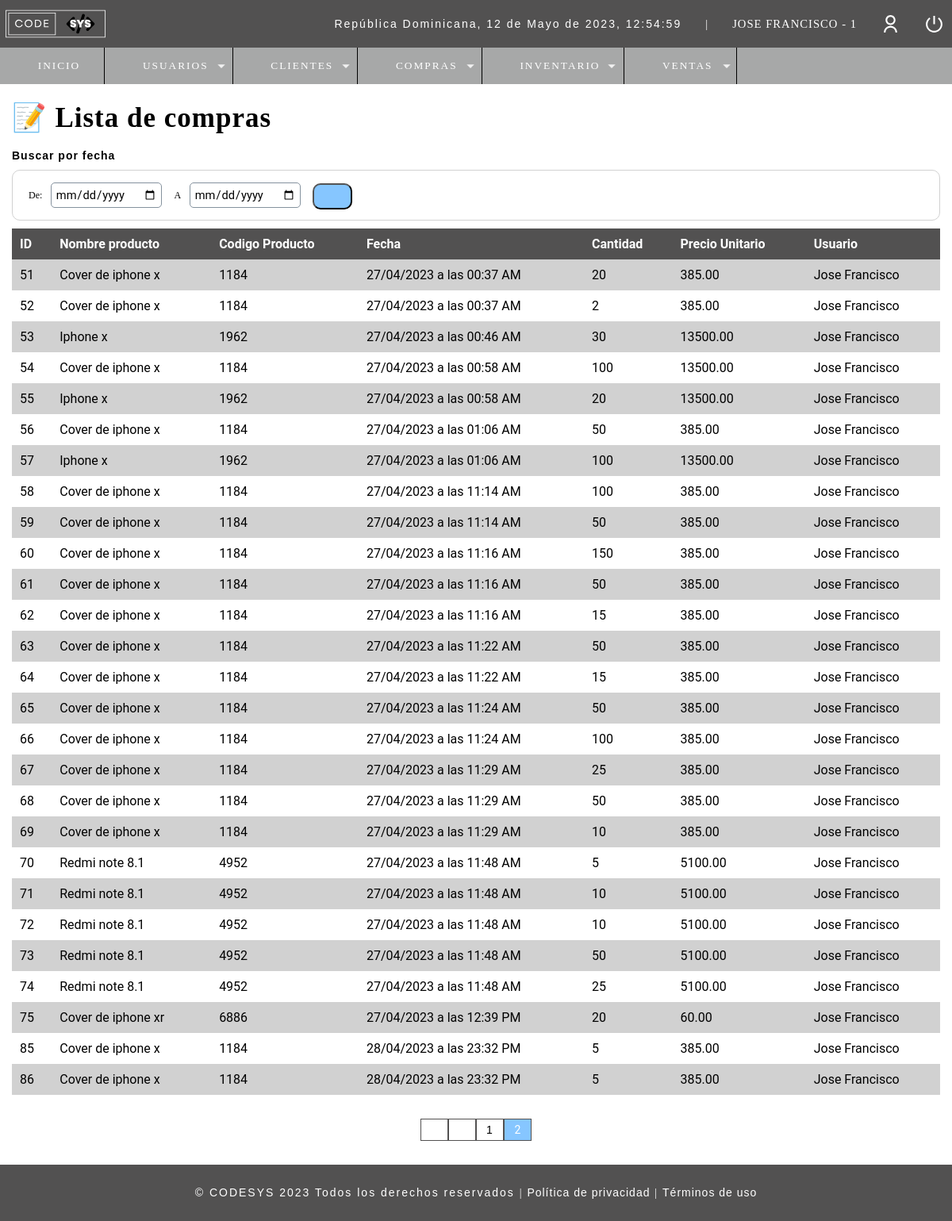
Before: /r_entradas.php?pagina=2 (signed in) with the older database file.
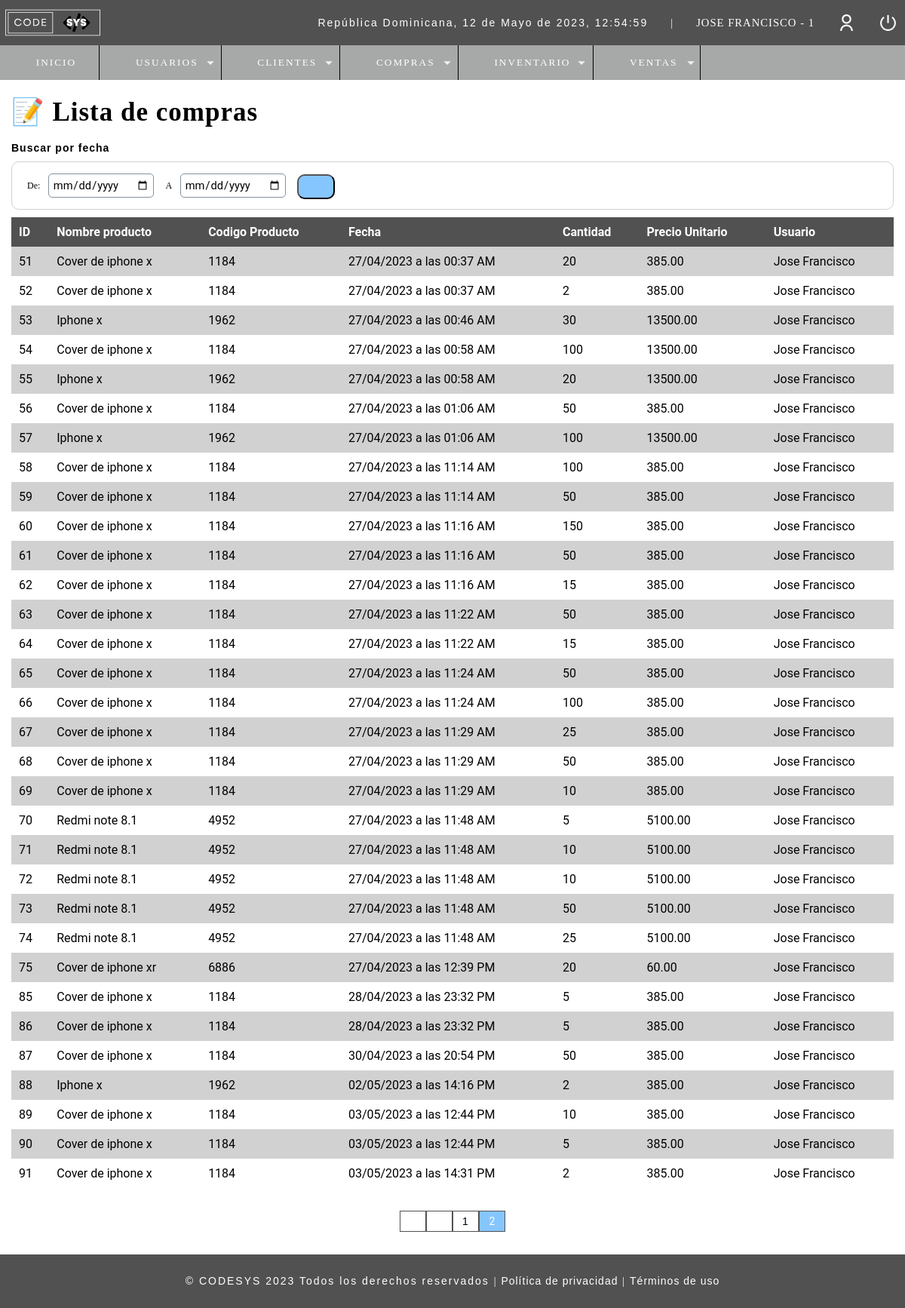
After: the same page with the newer database file.
### tables this page shows
CREATE TABLE `t_usuario` (
  `ID_Usuario` int(11) NOT NULL,
  `Nombre` varchar(50) DEFAULT NULL,
  `Email` varchar(100) DEFAULT NULL,
  `Usuario` varchar(15) DEFAULT NULL,
  `Pass` varchar(150) DEFAULT NULL,
  `Rol` int(11) DEFAULT NULL,
  `ID_Estado` int(10) DEFAULT NULL
);

CREATE TABLE `t_entrada_inventario` (
  `ID_Entrada` int(11) NOT NULL,
  `Cod_producto` int(11) NOT NULL,
  `Fecha` datetime NOT NULL DEFAULT current_timestamp(),
  `Cantidad` int(11) NOT NULL,
  `Precio_Unitario` decimal(10,2) NOT NULL,
  `ID_Usuario` int(11) NOT NULL
);

CREATE TABLE `t_producto` (
  `Cod_Producto` int(11) NOT NULL,
  `Nombre` varchar(50) NOT NULL,
  `Descripcion` varchar(100) DEFAULT NULL,
  `Proveedor` int(11) DEFAULT NULL,
  `Precio_Unitario` decimal(10,2) DEFAULT NULL,
  `Cantidad` int(11) DEFAULT NULL,
  `Fecha_Registro` datetime NOT NULL DEFAULT current_timestamp(),
  `Costo` decimal(50,0) NOT NULL,
  `Imagen` text DEFAULT NULL,
  `ID_Usuario` int(11) NOT NULL,
  `ID_Estado` int(11) NOT NULL,
  `ID_Categoria` int(11) NOT NULL
);

### Include/functions.php (called while the page is built, shortened)
<?php
	function fechaActual(){
		$mes = array("","Enero",
		    "Febrero",
			"Marzo",
			"Abril",
			"Mayo",
			"Junio",
			"Julio",
			"Agosto",
			"Septiembre",
			"Octubre",
			"Noviembre",
			"Diciembre");
		return date('d')." de ". $mes[date('n')] . " de " . date('Y') . ", " . date('H:i:s');
	}
?>

### Controllers/r_entradas.controller.php (called while the page is built, shortened)
<?php
include("./Database/conn_backend.php");
$sql_registers =  mysqli_query($conn, "SELECT COUNT(*) as total_registers FROM t_entrada_inventario");
$result_registers = mysqli_fetch_array($sql_registers);
$total_registro = $result_registers['total_registers'];
$paginas = 50;
if(empty($_GET['pagina'])){
    $pagina = 1;
}else{
    $pagina = $_GET['pagina'];
}
$from = ($pagina - 1) * $paginas;
$total_pages = ceil($total_registro / $paginas);
$sql = "SELECT ent.ID_Entrada, prod.Cod_Producto, prod.Nombre as Nombre_Prod, DATE_FORMAT(ent.Fecha, '%d/%m/%Y a las %H%:%i% %p') AS Fecha_New, ent.Cantidad, ent.Precio_Unitario, u.Usuario, u.Nombre
            FROM t_entrada_inventario ent
            INNER JOIN t_producto prod
            INNER JOIN t_usuario u
            ON ent.Cod_Producto = prod.Cod_Producto
            AND ent.ID_Usuario = u.ID_Usuario
            ORDER BY ent.ID_Entrada ASC
            LIMIT $from,$paginas";
$result = mysqli_query($conn, $sql);
?>

### r_entradas.php (the view, shortened to what this page needs)
<?php
    include_once("Include/plantilla_Cabeza.php");
    include("Controllers/r_entradas.controller.php");
?>
<br>
<br>
<head>
    <link rel="stylesheet" href="css/style.css">
</head>
<section id="container">
    <div class="r_user">
	<h1>📝 Lista de compras</h1>
    <div>
        <br>
        <h5>Buscar por fecha</h5>
        <form method="GET" action="buscar_entradas.php" class="form_search_date">
            <label>De: </label>
            <input type="date" name="fecha_de" id="fecha_de" required>
            <label> A </label>
            <input type="date" name="fecha_a" id="fecha_a" required>
            <button type="submit" class="btn_view"><i class="fa-solid fa-magnifying-glass" style="color: #000000;"></i></button>
        </form>
    </div>
    <div class="containerTableResponsive">
    <table>
        <thead class="table">
        <tr>
            <th>ID</th>
            <th>Nombre producto</th>
            <th>Codigo Producto</th>
            <th>Fecha</th>
            <th>Cantidad</th>
            <th>Precio Unitario</th>
            <th>Usuario</th>
        </tr>
        </thead>
        <tbody>
        <?php while($mostrar = mysqli_fetch_array($result)): ?>
        <tr>
            <td><?= $mostrar['ID_Entrada']; ?></td>
            <td><?= $mostrar['Nombre_Prod']; ?></td>
            <td><?= $mostrar['Cod_Producto']; ?></td>
            <td><?= $mostrar['Fecha_New']; ?></td>
            <td><?= $mostrar['Cantidad']; ?></td>
            <td><?= $mostrar['Precio_Unitario']; ?></td>
            <td><?= $mostrar['Nombre']; ?></td>
            <?php endwhile;?>
        </tr>
        </tbody>
    </table>
    </div>
    <div class="paginador">
        <ul>
            <?php if($pagina != 1){ ?>
            <li><a href="?pagina=<?php echo 1; ?>"><i class="fa-sharp fa-solid fa-backward-step" style="color: #000000; height: 16px;"></i></a></li>
            <li><a href="?pagina=<?php echo $pagina-1; ?>"><i class="fa-sharp fa-solid fa-caret-left" style="color: #000000; height: 16px;"></i></a></li>
            <?php } for($i=1;$i<=$total_pages;$i++){
                if($i == $pagina){
                    echo '<li class="page_select">'.$i.'</a></li>';
                }else{
                echo '<li><a href="?pagina='.$i.'">'.$i.'</a></li>';
                }
            } if($pagina != $total_pages){ ?>
            <li><a href="?pagina=<?php echo $pagina + 1; ?>"><i class="fa-solid fa-caret-right" style="color: #000000; height: 16px;"></i></a></li>
            <li><a href="?pagina=<?php echo $total_pages?>"><i class="fa-sharp fa-solid fa-forward-step" style="color: #000000; height: 16px;"></i></a></li>
            <?php } ?>
        </ul>
    </div>
    </div>
</section>
<?php include_once("Include/plantilla_pie.php");?>

### Include/plantilla_Cabeza.php (shortened to what this page needs)
<?php
	include("./Database/conn_backend.php");
	include("scripts.php");
	$usuario = $_SESSION['Usuario'];
	$sql = "SELECT * FROM t_usuario WHERE Usuario='$usuario'";
	$result = mysqli_query($conn, $sql);
?>
<!DOCTYPE html>
<html lang="en">
<head>
</head>
<body>
	<header>
		<div class="header">
			<h1><img class="imgHeader" src="assets\images\CODESYSLOGO.svg" alt="Logo de CODESYS" width="130px" height="100px" style="margin-top:2px; margin-left:-5px;"></h1>
			<div class="optionsBar">
				<p id="hora">República Dominicana, <?php echo fechaActual();?></p>
				<span>|</span>
				<?php while($mostrar = mysqli_fetch_array($result)){?>
				<span class="user"><?php echo $mostrar['Nombre'].' - '.$mostrar['Rol']?></span>
				<?php } ?>
				<img class="photouser" src="assets\images\user-line.svg" alt="Usuario">
				<a href="Include\Close_session.php"><img class="close" src="assets\images\shut-down-line.svg" alt="Salir del sistema" title="Salir"></a>
			</div>
		</div>
		<?php include("Include/navbar.php");?>
	</header>

Changed rows visible on the page:
added t_entrada_inventario: ID_Entrada "87", Cod_producto.Nombre "Cover de iphone x", Cod_producto.Cod_Producto "1184", Fecha_New "30/04/2023 a las 20:54 PM", Cantidad "50", Precio_Unitario "385.00", ID_Usuario.Nombre "Jose Francisco"
added t_entrada_inventario: ID_Entrada "88", Cod_producto.Nombre "Iphone x", Cod_producto.Cod_Producto "1962", Fecha_New "02/05/2023 a las 14:16 PM", Cantidad "2", Precio_Unitario "385.00", ID_Usuario.Nombre "Jose Francisco"
added t_entrada_inventario: ID_Entrada "89", Cod_producto.Nombre "Cover de iphone x", Cod_producto.Cod_Producto "1184", Fecha_New "03/05/2023 a las 12:44 PM", Cantidad "10", Precio_Unitario "385.00", ID_Usuario.Nombre "Jose Francisco"
added t_entrada_inventario: ID_Entrada "90", Cod_producto.Nombre "Cover de iphone x", Cod_producto.Cod_Producto "1184", Fecha_New "03/05/2023 a las 12:44 PM", Cantidad "5", Precio_Unitario "385.00", ID_Usuario.Nombre "Jose Francisco"
added t_entrada_inventario: ID_Entrada "91", Cod_producto.Nombre "Cover de iphone x", Cod_producto.Cod_Producto "1184", Fecha_New "03/05/2023 a las 14:31 PM", Cantidad "2", Precio_Unitario "385.00", ID_Usuario.Nombre "Jose Francisco"
